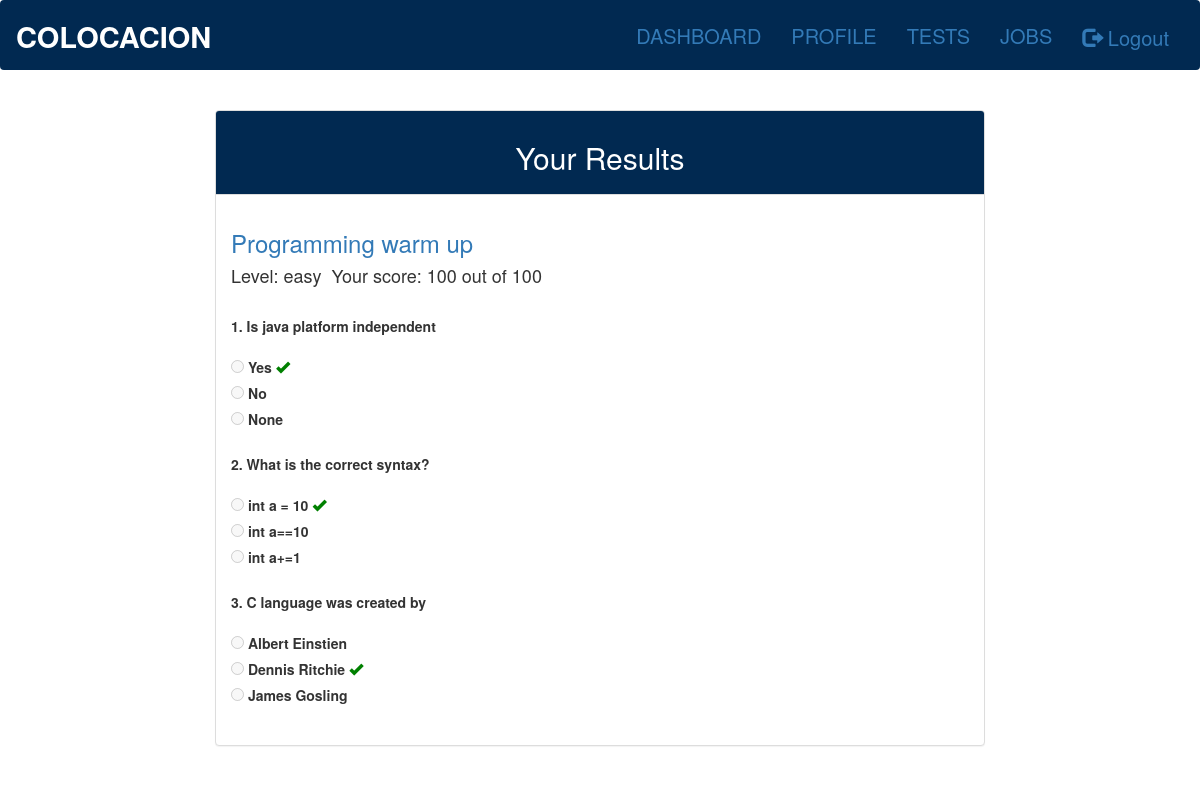
Screenshot of /users/answers/1/ (signed in) with the database file from the repository.
### users/models.py (models this page shows, shortened)
class Tests(models.Model):
	LEVELS=(
		('easy','easy'),
		('medium','medium'),
		('difficult','difficult'),
		)
	test_id = models.AutoField(primary_key=True)
	title = models.CharField(max_length=300, blank=False)
	level = models.CharField(max_length=10,choices=LEVELS)
	total_marks = models.IntegerField()

class Questions(models.Model):
	class Meta:
		unique_together = (("test_id","question_id"),)
	test_id = models.ForeignKey(Tests, on_delete=models.CASCADE)
	question_id = models.IntegerField()
	question_text = models.CharField(max_length=1000)
	correct_choice = models.CharField(max_length=1000)

class Choice(models.Model):
	class Meta:
		unique_together = (("test_id","question_id","choice_id"),)
	test_id = models.ForeignKey(Tests, on_delete=models.CASCADE)
	question_id = models.ForeignKey(Questions, on_delete=models.CASCADE)
	choice_id = models.IntegerField()
	choice_text = models.CharField(max_length=1000)

### users/views.py (the view)
# urls.py: url(r'^answers/(?P<test_id>[0-9]+)/$', views.answers, name="answers"),
def answers(request, test_id):
	if 'email' in request.session and TestsTaken.objects.filter(email=request.session['email'],
		test_id=test_id).exists():
		test = TestsTaken.objects.filter(email=request.session['email'], test_id=test_id).values('test_id','marks_obtained'
				,'test_id__level','test_id__total_marks','test_id__title')
		question = Questions.objects.filter(test_id=test_id)
		answers = Answers.objects.filter(email=request.session['email'], test_id=test_id).values(
			'question_id','choice_id_selected','question_id__question_text','question_id__correct_choice'
			)
		return render(request,'users/answers.html',{'answers':answers, 'tests':test, 'questions':question})
	else:
		return redirect('/users/tests')

### users/templates/users/answers.html (shortened to what this page needs)
{% extends 'users/base.html' %}
{% block content %}
<div class="container" style="margin-top: 20px;width: 800px;">
  <div class="panel panel-default">
    <div class="panel-heading" style="background-color:#012951;color:white; text-align: center"><h2>Your Results</h2></div>
    <div class="panel-body" style="overflow: auto;">
          {% for test in tests %}
            <a href="{% url 'users:answers' test_id=test.test_id %}"><h3 for="test{{ forloop.counter }}">{{ test.test_id__title }}</h3></a>
            <h4>Level: {{ test.test_id__level }}&nbsp Your score: {{ test.marks_obtained }} out of {{ test.test_id__total_marks }}</h4>
            <br>
          {% endfor %}
          {% for question in questions %}
             <b>{{ forloop.counter }}. {{ question.question_text }}</b>
               <br><br>
             {% for choice in question.choice_set.all %}
                <input type="radio" value="{{ choice.id }}" disabled />
                <label for="choice{{ forloop.counter }}">{{ choice.choice_text }}</label>
                {% if choice.choice_text == question.correct_choice %}
                  <span class="glyphicon glyphicon-ok" style="color:green"></span>
                {% endif %}
              {% endfor %} <br>
          {% endfor %}
    </div>
    </div>
  </div>
{% endblock %}

### rows the page displays
Tests: test_id__title "Programming warm up", test_id__level "easy", marks_obtained "100", test_id__total_marks "100"
Questions: question_text "Is java platform independent"
Choice: choice_text "Yes"
Choice: choice_text "No"
Choice: choice_text "None"
Questions: question_text "What is the correct syntax?"
Choice: choice_text "int a = 10"
Choice: choice_text "int a==10"
Choice: choice_text "int a+=1"
Questions: question_text "C language was created by"
Choice: choice_text "Albert Einstien"
Choice: choice_text "Dennis Ritchie"
Choice: choice_text "James Gosling"
